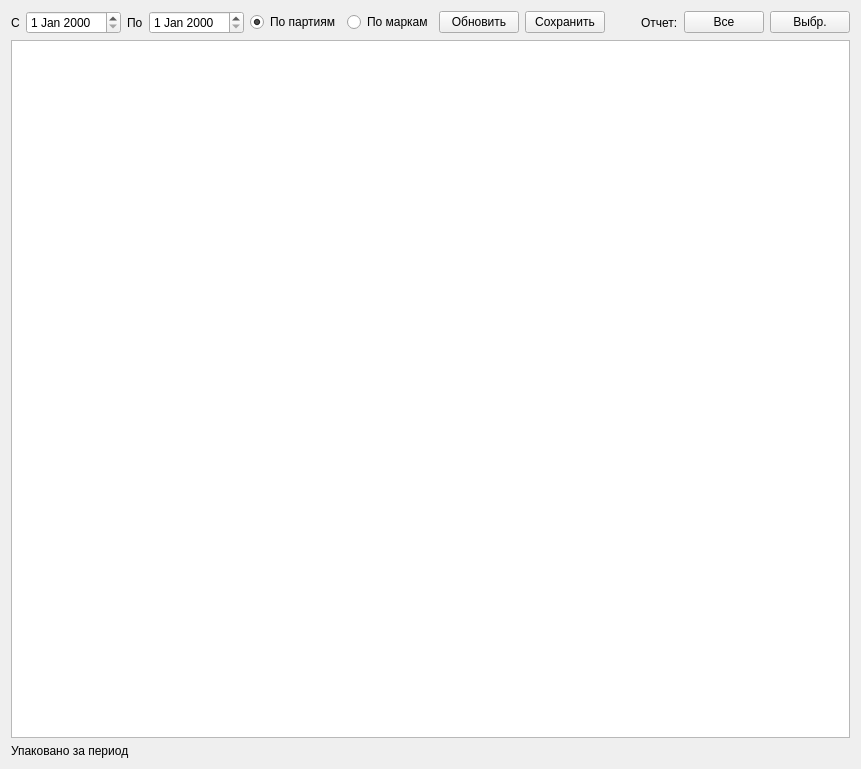
<?xml version="1.0" encoding="UTF-8"?>
<ui version="4.0">
 <class>MainWidget</class>
 <widget class="QWidget" name="MainWidget">
  <property name="geometry">
   <rect>
    <x>0</x>
    <y>0</y>
    <width>861</width>
    <height>769</height>
   </rect>
  </property>
  <property name="windowTitle">
   <string>Расход компонентов, стеклоглыбы и проволоки</string>
  </property>
  <layout class="QVBoxLayout" name="verticalLayout">
   <item>
    <layout class="QHBoxLayout" name="horizontalLayout">
     <item>
      <widget class="QLabel" name="label">
       <property name="text">
        <string>С</string>
       </property>
      </widget>
     </item>
     <item>
      <widget class="DateEdit" name="dateEditBeg"/>
     </item>
     <item>
      <widget class="QLabel" name="label_2">
       <property name="text">
        <string>По</string>
       </property>
      </widget>
     </item>
     <item>
      <widget class="DateEdit" name="dateEditEnd"/>
     </item>
     <item>
      <widget class="QRadioButton" name="radioButtonPart">
       <property name="text">
        <string>По партиям</string>
       </property>
       <property name="checked">
        <bool>true</bool>
       </property>
      </widget>
     </item>
     <item>
      <widget class="QRadioButton" name="radioButtonMark">
       <property name="text">
        <string>По маркам</string>
       </property>
      </widget>
     </item>
     <item>
      <widget class="QPushButton" name="pushButtonUpd">
       <property name="text">
        <string>Обновить</string>
       </property>
      </widget>
     </item>
     <item>
      <widget class="QPushButton" name="pushButtonSave">
       <property name="text">
        <string>Сохранить</string>
       </property>
      </widget>
     </item>
     <item>
      <spacer name="horizontalSpacer">
       <property name="orientation">
        <enum>Qt::Horizontal</enum>
       </property>
       <property name="sizeHint" stdset="0">
        <size>
         <width>40</width>
         <height>20</height>
        </size>
       </property>
      </spacer>
     </item>
     <item>
      <widget class="QLabel" name="label_3">
       <property name="text">
        <string>Отчет:</string>
       </property>
      </widget>
     </item>
     <item>
      <widget class="QPushButton" name="pushButtonAll">
       <property name="text">
        <string>Все</string>
       </property>
      </widget>
     </item>
     <item>
      <widget class="QPushButton" name="pushButtonOne">
       <property name="text">
        <string>Выбр.</string>
       </property>
      </widget>
     </item>
    </layout>
   </item>
   <item>
    <widget class="TableView" name="tableViewPart">
     <property name="selectionMode">
      <enum>QAbstractItemView::MultiSelection</enum>
     </property>
     <property name="selectionBehavior">
      <enum>QAbstractItemView::SelectRows</enum>
     </property>
    </widget>
   </item>
   <item>
    <widget class="QLabel" name="labelSum">
     <property name="text">
      <string>Упаковано за период</string>
     </property>
    </widget>
   </item>
  </layout>
 </widget>
 <layoutdefault spacing="6" margin="11"/>
 <customwidgets>
  <customwidget>
   <class>DateEdit</class>
   <extends>QDateEdit</extends>
   <header>db/dbviewer.h</header>
  </customwidget>
  <customwidget>
   <class>TableView</class>
   <extends>QTableView</extends>
   <header>olap/tableview.h</header>
  </customwidget>
 </customwidgets>
 <resources/>
 <connections/>
</ui>
